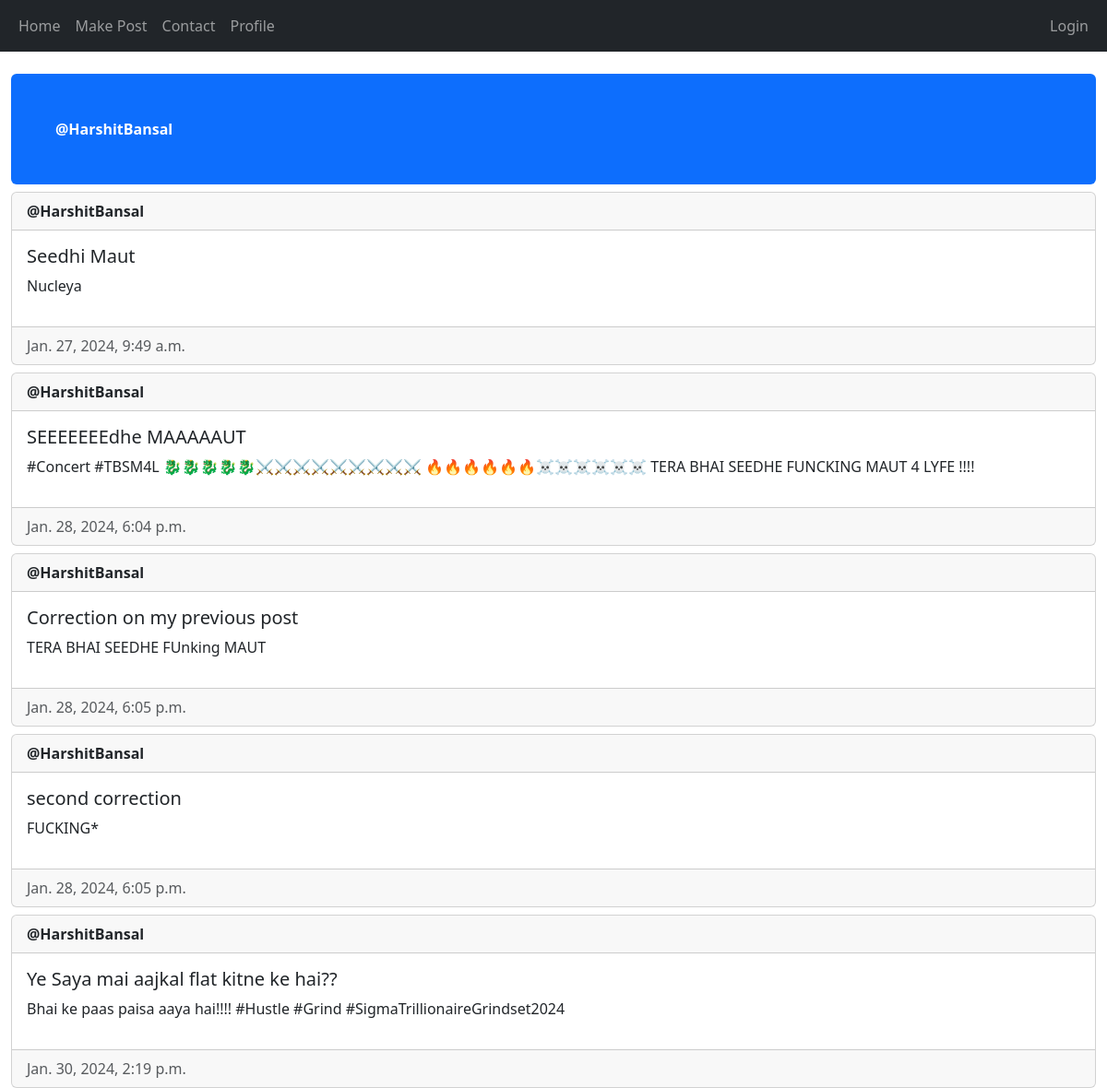
Screenshot of /profile/4 with the database file from the repository.
### main/models.py (models this page shows, shortened)
class Post(models.Model) :
    author = models.ForeignKey(User, on_delete = models.CASCADE)
    title = models.CharField(max_length=200)
    description = models.TextField()
    created_at = models.DateTimeField(auto_now_add=True)
    updated_at = models.DateTimeField(auto_now= True)

### main/views.py (the view)
# urls.py: path('profile/<int:id>', views.profile_view, name="profile"),
def profile_view(request, id) :
    posts = Post.objects.filter(author_id = id)
    viewing = User.objects.filter(id = id).first()
    return render(request, "main/profile.html", {"posts" : posts, "viewing" : viewing})

### main/templates/main/profile.html (shortened to what this page needs)
{% extends "main/base.html" %}
{% block content %}
<div class="mt-4 p-5 bg-primary text-white rounded">
    <div class="card-header"><strong>@{{ viewing.username }}</strong></div>
</div>
{% for post in posts %}
<div class="card mt-2">
    <div class="card-header"><strong>@{{ post.author.username }}</strong></div>
    <div class="card-body d-flex flex-row justify-content-between">
        <div>
            <h5 class="card-title">{{ post.title }}</h5>
            <p>{{post.description}}</p>
        </div>
    </div>
    <div class="card-footer text-muted">{{post.created_at}}</div>
</div>
{% empty %}
<p class="alert-primary"> No posts made by user. </p>
{% endfor %}
{% endblock content %}

### rows the page displays
Post: author.username "HarshitBansal", title "Seedhi Maut", description "Nucleya", created_at "Jan. 27, 2024, 9:49 a.m."
Post: author.username "HarshitBansal", title "SEEEEEEEdhe MAAAAAUT", description "#Concert #TBSM4L 🐉🐉🐉🐉🐉⚔️⚔️⚔️⚔️⚔️⚔️⚔️⚔️⚔️ 🔥🔥🔥🔥🔥🔥☠️☠️☠️☠️☠️☠️ TERA BHAI SEEDHE FUNCKING MAUT 4 LYFE !!!!", created_at "Jan. 28, 2024, 6:04 p.m."
Post: author.username "HarshitBansal", title "Correction on my previous post", description "TERA BHAI SEEDHE FUnking MAUT", created_at "Jan. 28, 2024, 6:05 p.m."
Post: author.username "HarshitBansal", title "second correction", description "FUCKING*", created_at "Jan. 28, 2024, 6:05 p.m."
Post: author.username "HarshitBansal", title "Ye Saya mai aajkal flat kitne ke hai??", description "Bhai ke paas paisa aaya hai!!!! #Hustle #Grind #SigmaTrillionaireGrindset2024", created_at "Jan. 30, 2024, 2:19 p.m."

### other values shown
{{ viewing.username }} "HarshitBansal"
